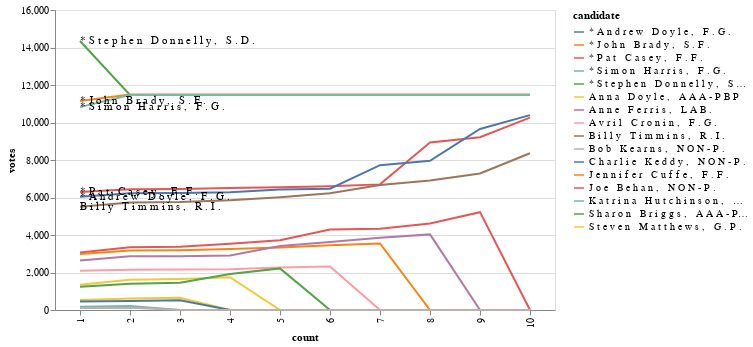

This figure's notebook cell:
### Code cell
charter(count_details)

### Figure 1 — Vega-Lite specification as saved in the notebook (floating-point values rounded to 4 significant figures; data arrays with more than 128 entries replaced by an {"elided": "..."} marker saying what was removed)
{"config": {"view": {"continuousWidth": 400, "continuousHeight": 300}}, "layer": [{"data": {"name": "data-880b76c856968d0db854c38daa2d377c"}, "mark": "line", "encoding": {"color": {"field": "candidate", "type": "nominal"}, "tooltip": [{"field": "candidate", "type": "nominal"}, {"field": "count", "type": "quantitative"}, {"field": "votes", "type": "quantitative"}], "x": {"field": "count", "type": "ordinal"}, "y": {"field": "votes", "type": "quantitative"}}, "width": 500}, {"data": {"name": "data-e0291cccffce345e33626fb5cbd7d20b"}, "mark": {"type": "text", "align": "left"}, "encoding": {"text": {"field": "candidate", "type": "nominal"}, "x": {"field": "count", "type": "ordinal"}, "y": {"field": "votes", "type": "quantitative"}}}], "$schema": "https://vega.github.io/schema/vega-lite/v4.17.0.json", "datasets": {"data-880b76c856968d0db854c38daa2d377c": {"elided": "160 records"}, "data-e0291cccffce345e33626fb5cbd7d20b": [{"candidate": "* S t e p h e n   D o n n e l l y ,   S . D .", "count": 1, "votes": 14348}, {"candidate": "* J o h n   B r a d y ,   S . F .", "count": 1, "votes": 11151}, {"candidate": "* S i m o n   H a r r i s ,   F . G .", "count": 1, "votes": 10819}, {"candidate": "* P a t   C a s e y ,   F . F .", "count": 1, "votes": 6289}, {"candidate": "* A n d r e w   D o y l e ,   F . G .", "count": 1, "votes": 6045}, {"candidate": "B i l l y   T i m m i n s ,   R . I .", "count": 1, "votes": 5510}]}}
